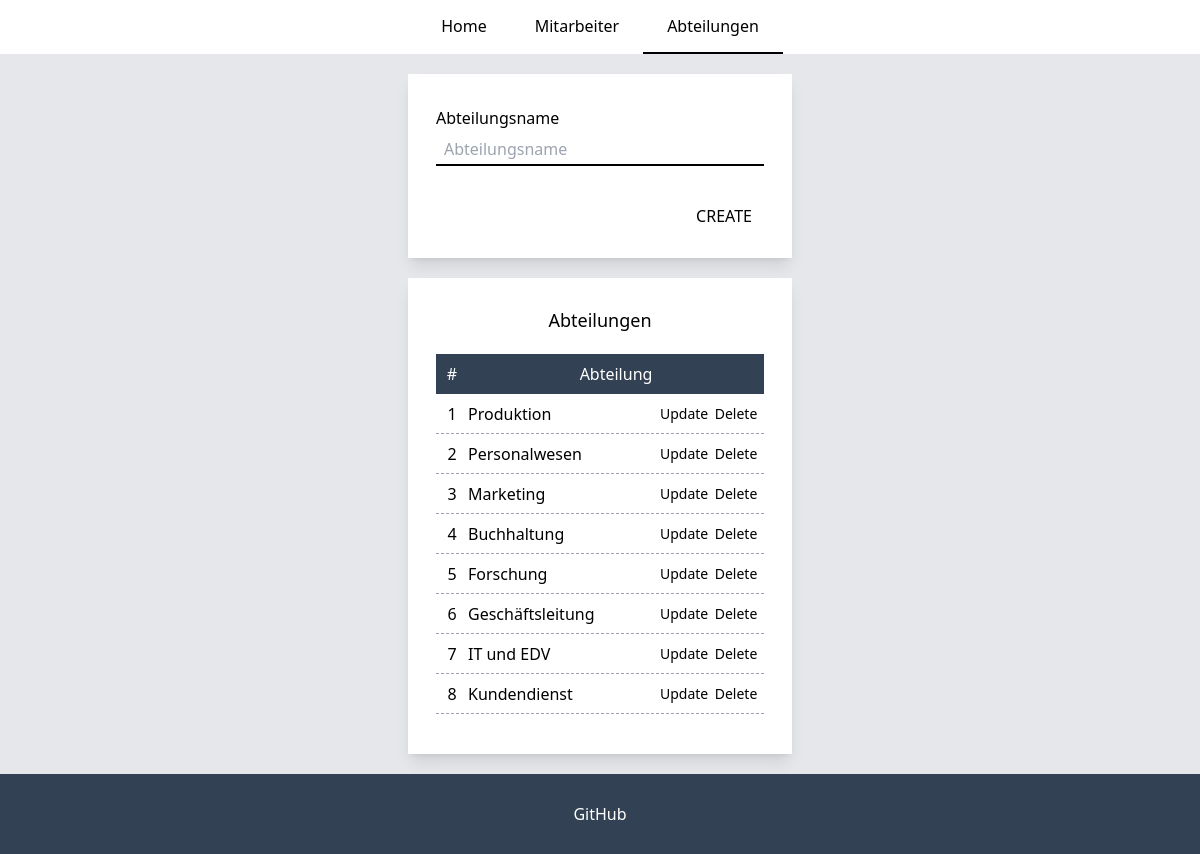
The page /departments on the database its author committed.
### tables this page shows
create table departments (
                             id int primary key auto_increment,
                             name varchar(45) not null,
                             UNIQUE (name)
);

### src/router/Router.php (called while the page is built, shortened)
<?php
require_once "src/service/DBApi.php";
class Router
{
    private array $handlers;
    private function addHandler(string $method, string $path, $handler): void
    {
        $this->handlers[$method . $path] = [
            'path' => $path,
            'method' => $method,
            'handler' => $handler
        ];
    }
    public function run(): void
    {
        $requestUri = parse_url($_SERVER['REQUEST_URI']);
        $requestPath = $requestUri['path'];
        $method = $_SERVER['REQUEST_METHOD'];
        $callback = null;
        foreach ($this->handlers as $handler) {
            if ($handler['path'] === $requestPath && $method === $handler['method']) {
                $callback = $handler['handler'];
            }
        }
        if (is_string($callback)) {
            $parts = explode('::', $callback);
            if (is_array($parts)) {
                $className = array_shift($parts);
                $handler = new $className();
                $method = array_shift($parts);
                $callback = [$handler, $method];
            }
        }
        call_user_func_array($callback, [
            array_merge($_GET, $_POST)
        ]);
    }
}

### index.php (called while the page is built, shortened)
<?php
require_once "src/service/DBApi.php";
require_once "src/classes/Department.php";
require_once "src/classes/views/DepartmentPage.php";
require_once "src/router/Router.php";
$router = new Router();
$router->get('/', MainPage::class . '::getContent');
$router->get('/employees', EmployeePage::class . '::execute');
$router->post('/employees', EmployeePage::class . '::execute');
$router->get('/departments', DepartmentPage::class . '::execute');
$router->post('/departments', DepartmentPage::class . '::execute');
$router->addNotFoundHandler(NotFoundPage::class . '::getContent');
$router->run();

### src/classes/GlobalClass.php (called while the page is built, shortened)
<?php
require_once "src/service/DBApi.php";
abstract class GlobalClass
{
    private DBApi $api;
    private string $tableName;
    protected function __construct(string $tableName)
    {
        $this->api = new DBApi();
        $this->tableName = $tableName;
    }
    public function getAllDepartments(): array
    {
        return $this->api->getDepartments($this->tableName);
    }
}

### src/service/DBConfig.php (called while the page is built, shortened)
<?php
class DBConfig
{
    private static object $dbh;
    public static function connect(): object
    {
        if (!isset(self::$dbh)) {
            try {
                self::$dbh = new mysqli(
                    DB_SERVER,
                    DB_USERNAME,
                    DB_PASSWORD,
                    DB_NAME);
            } catch (Exception $error) {
                onError($error);
                die();
            }
        }
        return self::$dbh;
    }
}

### src/service/DBApi.php (called while the page is built, shortened)
<?php
require_once "DBConfig.php";
class DBApi
{
    public function getDepartments($table): array
    {
        $results = [];
        try {
            $query = "SELECT $table.id, name, COUNT(e.department_id) AS 'count' FROM $table
                            LEFT JOIN employees e ON e.department_id = $table.id
                            GROUP BY $table.id
            ";
            $result = DBConfig::connect()->query($query);
            for ($results = array(); $row = $result->fetch_assoc(); $results[] = $row) ;
        } catch (Exception $error) {
            onError($error);
        }
        return $results;
    }
}

### src/classes/Department.php (called while the page is built, shortened)
<?php
require_once "GlobalClass.php";
class Department extends GlobalClass
{
    public function getDepartments(): array
    {
        return $this->getAllDepartments();
    }
}

### src/classes/views/DepartmentPage.php (the view, shortened to what this page needs)
<?php
require_once "src/classes/views/Modules.php";
class DepartmentPage extends Modules
{
    private string $id;
    private array $errors;
    private array $values;
    public function __construct()
    {
        $this->id = '';
        $this->errors = [];
        $this->values = [];
    }
    public function execute(array $params = []): void
    {
        $this->id = $params['id'] ?? '';
        $this->getContent();
    }
    protected function getMiddle(): string
    {
        $sr['createForm'] = $this->showDepartmentForm();
        $sr['table'] = $this->showDepartmentsTable();
        return $this->getReplaceTemplate($sr, "departmentsPage");
    }
    public function showDepartmentForm(): string
    {
        $html = $this->getInput($this->id, $this->values);
        $html .= $this->getButtons($this->id);
        return $html;
    }
    public function showDepartmentsTable(): string
    {
        $data = $this->department->getDepartments();
        $html = '';
        foreach ($data as $i => $item) {
            $html .= '
                    <li class="flex h-10 border-b border-gray-400 border-dashed">
                        <span class="flex self-center justify-center w-8">' . ++$i . '</span>
                        <span class="flex self-center ppl-2">' . $item['name'] . '</span>
                        <button
                            id="showUpdateDepartment"
                            class="
                                w-12 mr-1 ml-auto
                                bg-white hover:underline text-sm
                            "
                            type="button"
                            name="action"
                            data-id="' . $item['id'] . '"
                            data-view="departments"
                        >Update
                        </button>
                        <button
                            id="deleteDepartment"
                            class="
                                w-12 mr-1
                                bg-white hover:underline text-sm
                            "
                            type="button"
                            name="action"
                            data-id="' . $item['id'] . '"
                            data-view="departments"
                            data-action="delete"
                        >Delete
                        </button>
                    </li>';
        }
        return $html;
    }
    private function getInput($id, $values): string
    {
        $html = '  <label for="name" class="block text-md my-1 font-medium">Abteilungsname</label>
                    <input
                            id="name" type="text"
                            name="name"
                            class="[appearance:textfield] border-b-2 border-black px-2 mb-5 h-8 focus:outline-none appearance-none"
                            placeholder="Abteilungsname"';
        if (strlen($id) !== 0 && count($values) === 0) {
            $name = '';
            $idDep = '';
            if ($this->department->getById($id)) {
                $name = $this->department->getById($id)['name'];
                $idDep = $this->department->getById($id)['id'];
            }
            $html .= 'value="' . $name . '">';
            $html .= '<input type="hidden" name="id" value="' . $idDep . '">';
        } elseif (strlen($id) === 0 && count($values) > 1) {
            $html .= 'value="' . $values['name'] . '">';
        } elseif (strlen($id) !== 0 && count($values) > 1) {
            $html .= 'value="' . $this->department->getById($id)['name'] . '">';
            $html .= '<input type="hidden" name="id" value="' . $this->department->getById($id)['id'] . '">';
        } else {
            $html .= '>';
        }
        $html .= $this->isError($this->errors, 'name');
        return $html;
    }
    private function getButtons($id): string
    {
        $html = '';
        if (strlen($id) !== 0) {
            $html .= '<button class="w-20 h-7 mt-4 bg-white self-end font-medium uppercase hover:underline hover:underline-offset-4" type="submit" name="action" value="update">Update
                        </button>';
        } else {
            $html .= '<button class="w-20 h-7 mt-4 bg-white self-end font-medium uppercase hover:underline hover:underline-offset-4" type="submit" name="action" value="create">Create
                        </button>';
        }
        return $html;
    }
}

### rows shown on the page
departments: name "Produktion"
departments: name "Personalwesen"
departments: name "Marketing"
departments: name "Buchhaltung"
departments: name "Forschung"
departments: name "Geschäftsleitung"
departments: name "IT und EDV"
departments: name "Kundendienst"

### other values the page prints
$this->getReplaceTemplate($sr, "root") "Home Mitarbeiter Abteilungen Abteilungen # Abteilung GitHub"
